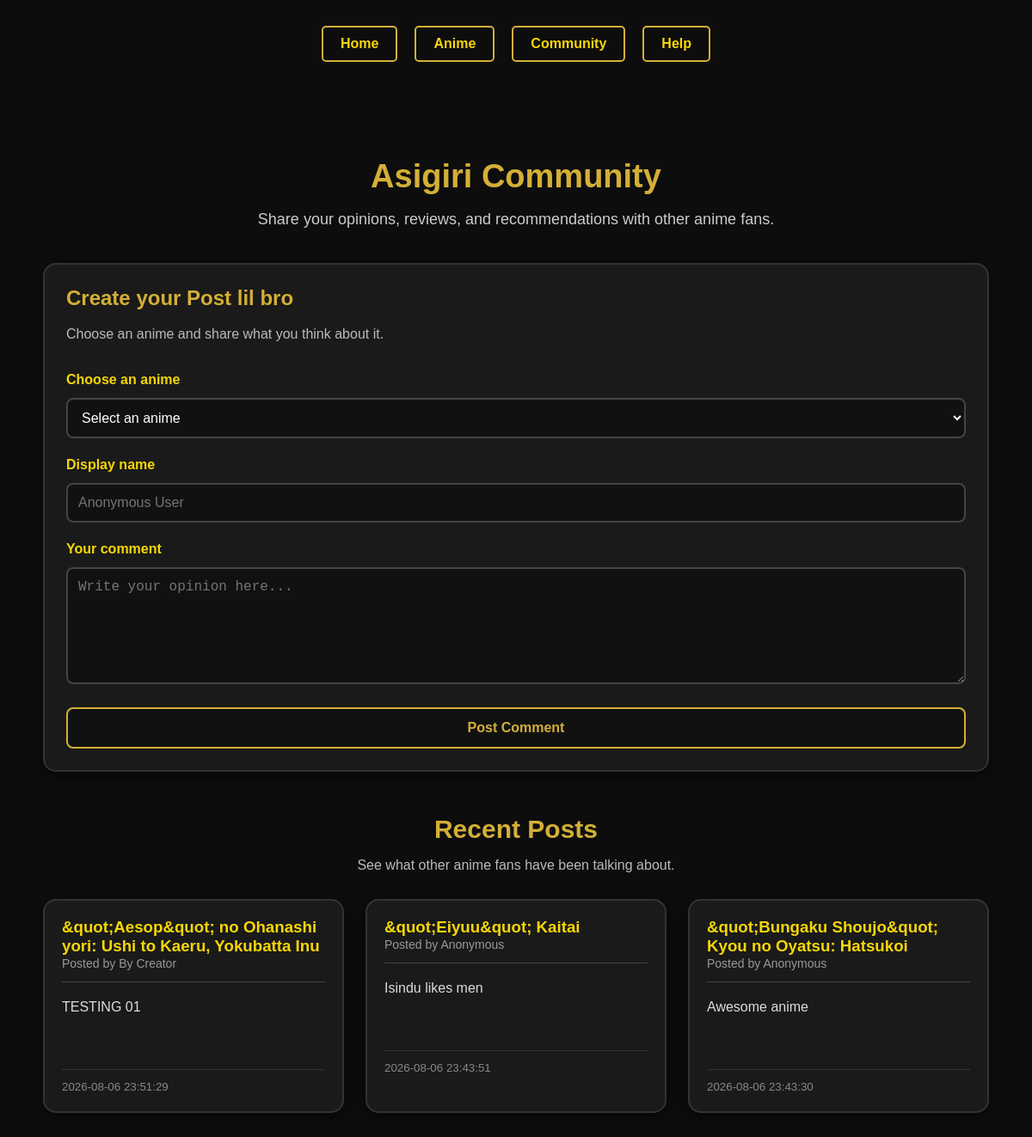
Page /community on the earlier database version.
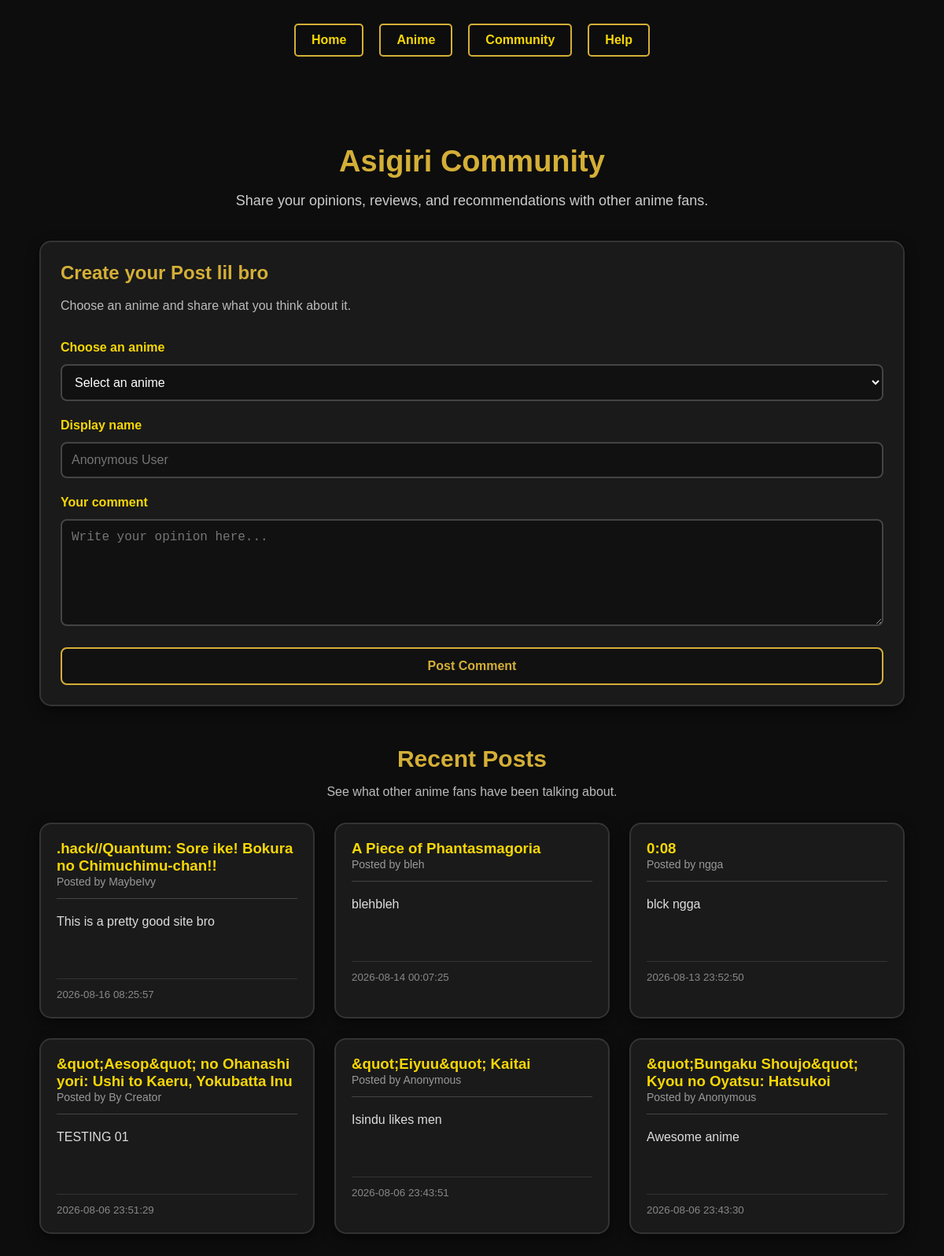
Same page on the later database version.
### tables this page shows
CREATE TABLE Community_Posts (
    post_id INTEGER PRIMARY KEY AUTOINCREMENT,
    anime_name TEXT NOT NULL,
    username TEXT NOT NULL,
    message TEXT NOT NULL,
    created_at DATETIME DEFAULT CURRENT_TIMESTAMP
);

### app.py (the view, shortened to what this page needs)
@app.route("/community", methods=["GET", "POST"])
def community():
    conn = sqlite3.connect("anime rating.db")
    conn.row_factory = sqlite3.Row
    cursor = conn.cursor()
    cursor.execute(
        """
        SELECT
            anime_name,
            username,
            message,
            created_at

        FROM Community_Posts

        ORDER BY created_at DESC

        LIMIT 100
        """
    )
    posts = cursor.fetchall()
    cursor.execute(
        """
        SELECT DISTINCT name

        FROM "Anime Ratings Table set"

        WHERE name IS NOT NULL

        ORDER BY name

        LIMIT 500
        """
    )
    anime_names = cursor.fetchall()
    conn.close()
    return render_template(
        "community.html",
        posts=posts,
        anime_names=anime_names,
    )

### templates/community.html (shortened to what this page needs)
<!DOCTYPE html>
<html lang="en">
<head>
    <link
        rel="stylesheet"
        href="{{ url_for('static', filename='style.css') }}"
    >
</head>
<body>
    <header>
        <nav>
            <a href="{{ url_for('home') }}">Home</a>
            <a href="{{ url_for('anime_page') }}">Anime</a>
            <a href="{{ url_for('community') }}">Community</a>
            <a href="{{ url_for('content') }}">Help</a>
        </nav>
    </header>
    <main class="community-page">
        <section class="community-intro">
            <h1>Asigiri Community</h1>
            <p>
                Share your opinions, reviews, and recommendations
                with other anime fans.
            </p>
        </section>
        <section class="community-form-section">
            <div class="community-card form-card">
                <h2>Create your Post lil bro</h2>
                <p class="community-description">
                    Choose an anime and share what you think about it.
                </p>
                <form
                    method="POST"
                    action="{{ url_for('community') }}"
                    class="community-form"
                >
                    <label for="anime_name">
                        Choose an anime
                    </label>
                    <select
                        id="anime_name"
                        name="anime_name"
                        required
                    >
                        <option value="">
                            Select an anime
                        </option>
                    </select>
                    <label for="username">
                        Display name
                    </label>
                    <input
                        type="text"
                        id="username"
                        name="username"
                        maxlength="30"
                        placeholder="Anonymous User"
                    >
                    <label for="message">
                        Your comment
                    </label>
                    <textarea
                        id="message"
                        name="message"
                        rows="6"
                        maxlength="1000"
                        placeholder="Write your opinion here..."
                        required
                    ></textarea>
                    <button
                        type="submit"
                        class="post-button"
                    >
                        Post Comment
                    </button>
                </form>
            </div>
        </section>
        <section class="community-posts">
            <div class="community-posts-heading">
                <h2>Recent Posts</h2>
                <p>
                    See what other anime fans have been talking about.
                </p>
            </div>
            <div class="community-post-grid">
                {% if posts %}
                    {% for post in posts %}
                        <article class="community-post">
                            <div class="post-heading">
                                <div>
                                    <h3>
                                        {{ post['anime_name'] }}
                                    </h3>
                                    <span class="post-user">
                                        Posted by {{ post['username'] }}
                                    </span>
                                </div>
                            </div>
                            <div class="post-message">
                                <p>
                                    {{ post['message'] }}
                                </p>
                            </div>
                            <div class="post-footer">
                                <small>
                                    {{ post['created_at'] }}
                                </small>
                            </div>
                        </article>
                    {% endfor %}
                {% endif %}
            </div>
        </section>
    </main>
</body>
</html>

Differences in the rows shown:
added Community_Posts: anime_name ".hack//Quantum: Sore ike! Bokura no Chimuchimu-chan!!", username "MaybeIvy", message "This is a pretty good site bro", created_at "2026-08-16 08:25:57"
added Community_Posts: anime_name "A Piece of Phantasmagoria", username "bleh", message "blehbleh", created_at "2026-08-14 00:07:25"
added Community_Posts: anime_name "0:08", username "ngga", message "blck ngga", created_at "2026-08-13 23:52:50"
